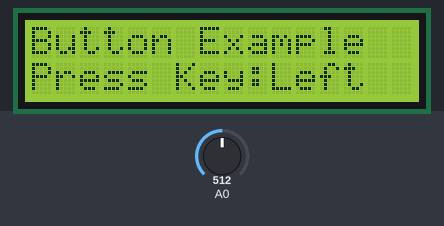
Bench run of a sketch on a simulated Arduino Uno, built with avr-gcc and run on an emulated ATmega328P. Parts: 16×2 character LCD. The inputs (shaded band) are chosen by the test bench; at power-on: A0 = 512.

Above: at 1.2 s.
1.3 s: A0 set to 610
At 1.7 s:
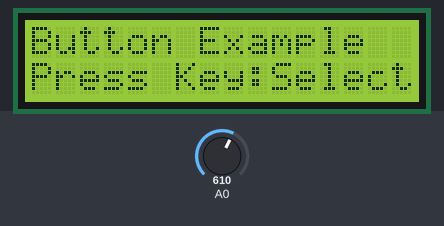
2.8 s: A0 set to 390
At 4.0 s:
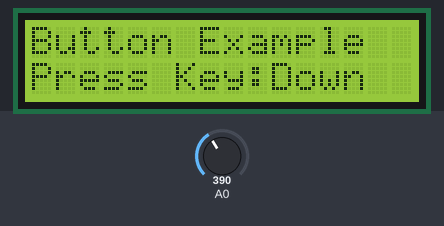
4.3 s: A0 set to 190
At 5.2 s:
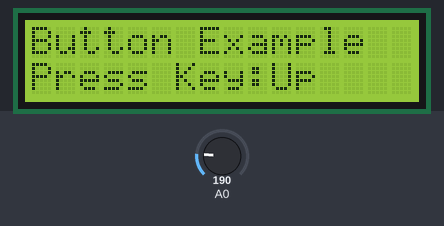
5.8 s: A0 set to 50
At 6.3 s:
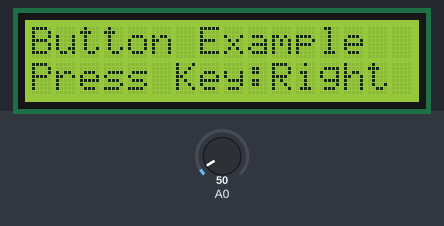
7.3 s: A0 set to 70
At 8.5 s:
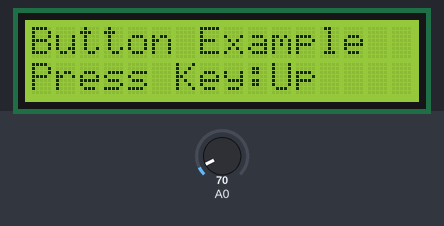
8.8 s: A0 set to 0
At 9.8 s:
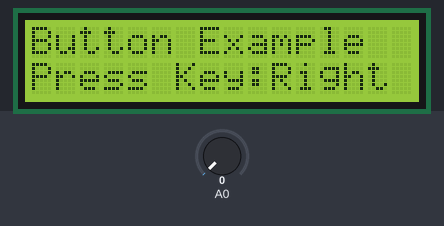
Timing chart, 0 to 11.3 s (numbered marks = the images above; inputs shaded):
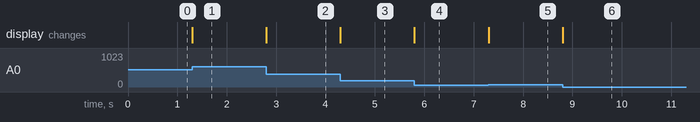

The sketch:

Buttons.ino
```cpp
#include <LiquidCrystal.h>

//Define arduino pins connected to the lcd
const int rs = 8, en = 9, d4 = 4, d5 = 5, d6 = 6, d7 = 7;
//Use these pin numbers the initialize the LiquidCrystal library
LiquidCrystal lcd(rs, en, d4, d5, d6, d7);

void setup() {
  // set up the LCD's number of columns and rows:
  lcd.begin(16, 2);
  // Print a message to the LCD.
  lcd.setCursor(0, 0);
  lcd.print("Button Example");
  lcd.setCursor(0, 1);
  lcd.print("Press Key:");
}

void loop() {
  int x;
  //Read the Analog Value on A0 which is the pin the buttons are connected to
  x = analogRead(0);
  lcd.setCursor(10, 1);

  //Using the expected resistance values of each button find which button is being pressed
  if (x < 60) {
    lcd.print("Right ");
  } else if (x < 200) {
    lcd.print("Up    ");
  } else if (x < 400) {
    lcd.print("Down  ");
  } else if (x < 600) {
    lcd.print("Left  ");
  } else if (x < 800) {
    lcd.print("Select");
  }
}
```

Measured:
- after the input at 1.3 s, the display: changes at once (image 1)
- after the input at 2.8 s, the display: changes at once (image 2)
- after the input at 4.3 s, the display: changes at once (image 3)
- after the input at 5.8 s, the display: changes at once (image 4)
- after the input at 7.3 s, the display: changes at once (image 5)
- after the input at 8.8 s, the display: changes at once (image 6)
